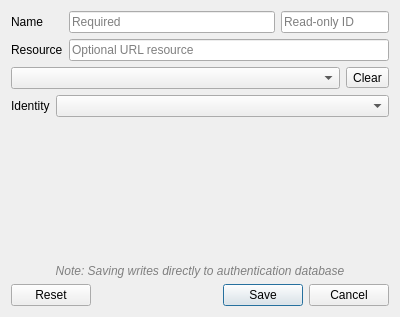
<?xml version="1.0" encoding="UTF-8"?>
<ui version="4.0">
 <class>QgsAuthConfigWidget</class>
 <widget class="QDialog" name="QgsAuthConfigWidget">
  <property name="geometry">
   <rect>
    <x>0</x>
    <y>0</y>
    <width>400</width>
    <height>317</height>
   </rect>
  </property>
  <property name="minimumSize">
   <size>
    <width>400</width>
    <height>0</height>
   </size>
  </property>
  <property name="windowTitle">
   <string>Authentication</string>
  </property>
  <layout class="QGridLayout" name="gridLayout">
   <item row="8" column="0" colspan="2">
    <widget class="QDialogButtonBox" name="buttonBox">
     <property name="standardButtons">
      <set>QDialogButtonBox::Cancel|QDialogButtonBox::Reset|QDialogButtonBox::Save</set>
     </property>
    </widget>
   </item>
   <item row="4" column="0" colspan="2">
    <layout class="QHBoxLayout" name="horizontalLayout">
     <item>
      <widget class="QComboBox" name="cmbAuthProviderType"/>
     </item>
     <item>
      <widget class="QToolButton" name="btnClear">
       <property name="text">
        <string>Clear</string>
       </property>
      </widget>
     </item>
    </layout>
   </item>
   <item row="2" column="1">
    <widget class="QLineEdit" name="leResource">
     <property name="placeholderText">
      <string>Optional URL resource</string>
     </property>
    </widget>
   </item>
   <item row="7" column="0" colspan="2">
    <widget class="QLabel" name="label">
     <property name="font">
      <font>
       <italic>true</italic>
      </font>
     </property>
     <property name="styleSheet">
      <string notr="true">color: rgb(128, 128, 128);</string>
     </property>
     <property name="text">
      <string>Note: Saving writes directly to authentication database</string>
     </property>
     <property name="alignment">
      <set>Qt::AlignCenter</set>
     </property>
    </widget>
   </item>
   <item row="1" column="1">
    <layout class="QHBoxLayout" name="horizontalLayout_5">
     <property name="spacing">
      <number>6</number>
     </property>
     <item>
      <widget class="QLineEdit" name="leName">
       <property name="placeholderText">
        <string>Required</string>
       </property>
      </widget>
     </item>
     <item>
      <widget class="QLineEdit" name="leAuthCfg">
       <property name="sizePolicy">
        <sizepolicy hsizetype="Fixed" vsizetype="Fixed">
         <horstretch>0</horstretch>
         <verstretch>0</verstretch>
        </sizepolicy>
       </property>
       <property name="minimumSize">
        <size>
         <width>80</width>
         <height>0</height>
        </size>
       </property>
       <property name="maximumSize">
        <size>
         <width>110</width>
         <height>16777215</height>
        </size>
       </property>
       <property name="readOnly">
        <bool>true</bool>
       </property>
       <property name="placeholderText">
        <string>Read-only ID</string>
       </property>
      </widget>
     </item>
    </layout>
   </item>
   <item row="2" column="0">
    <widget class="QLabel" name="label_3">
     <property name="text">
      <string>Resource</string>
     </property>
    </widget>
   </item>
   <item row="6" column="0" colspan="2">
    <widget class="QStackedWidget" name="stkwProviderType">
     <property name="currentIndex">
      <number>3</number>
     </property>
     <widget class="QWidget" name="pageBasic">
      <layout class="QGridLayout" name="gridLayout_4">
       <property name="leftMargin">
        <number>0</number>
       </property>
       <property name="topMargin">
        <number>0</number>
       </property>
       <property name="rightMargin">
        <number>0</number>
       </property>
       <property name="bottomMargin">
        <number>0</number>
       </property>
       <item row="0" column="0">
        <widget class="QLabel" name="label_5">
         <property name="text">
          <string>Username</string>
         </property>
        </widget>
       </item>
       <item row="3" column="0">
        <widget class="QLabel" name="label_6">
         <property name="text">
          <string>Realm</string>
         </property>
        </widget>
       </item>
       <item row="1" column="1">
        <layout class="QHBoxLayout" name="horizontalLayout_2">
         <property name="spacing">
          <number>6</number>
         </property>
         <item>
          <widget class="QLineEdit" name="leBasicPassword">
           <property name="text">
            <string/>
           </property>
           <property name="echoMode">
            <enum>QLineEdit::Password</enum>
           </property>
           <property name="placeholderText">
            <string>Optional</string>
           </property>
          </widget>
         </item>
         <item>
          <widget class="QCheckBox" name="chkBasicPasswordShow">
           <property name="sizePolicy">
            <sizepolicy hsizetype="Maximum" vsizetype="Fixed">
             <horstretch>0</horstretch>
             <verstretch>0</verstretch>
            </sizepolicy>
           </property>
           <property name="text">
            <string>Show</string>
           </property>
          </widget>
         </item>
        </layout>
       </item>
       <item row="1" column="0">
        <widget class="QLabel" name="label_4">
         <property name="text">
          <string>Password</string>
         </property>
        </widget>
       </item>
       <item row="0" column="1">
        <widget class="QLineEdit" name="leBasicUsername">
         <property name="placeholderText">
          <string>Required</string>
         </property>
        </widget>
       </item>
       <item row="3" column="1">
        <widget class="QLineEdit" name="leBasicRealm">
         <property name="placeholderText">
          <string>Optional</string>
         </property>
        </widget>
       </item>
       <item row="4" column="1">
        <spacer name="verticalSpacer_2">
         <property name="orientation">
          <enum>Qt::Vertical</enum>
         </property>
         <property name="sizeHint" stdset="0">
          <size>
           <width>20</width>
           <height>0</height>
          </size>
         </property>
        </spacer>
       </item>
      </layout>
     </widget>
     <widget class="QWidget" name="pagePkiPaths">
      <layout class="QGridLayout" name="gridLayout_2">
       <property name="leftMargin">
        <number>0</number>
       </property>
       <property name="topMargin">
        <number>0</number>
       </property>
       <property name="rightMargin">
        <number>0</number>
       </property>
       <property name="bottomMargin">
        <number>0</number>
       </property>
       <item row="4" column="0">
        <widget class="QLabel" name="lblPkiPathsKey">
         <property name="sizePolicy">
          <sizepolicy hsizetype="Maximum" vsizetype="Preferred">
           <horstretch>0</horstretch>
           <verstretch>0</verstretch>
          </sizepolicy>
         </property>
         <property name="text">
          <string>Key</string>
         </property>
        </widget>
       </item>
       <item row="10" column="1">
        <spacer name="verticalSpacer_3">
         <property name="orientation">
          <enum>Qt::Vertical</enum>
         </property>
         <property name="sizeHint" stdset="0">
          <size>
           <width>20</width>
           <height>0</height>
          </size>
         </property>
        </spacer>
       </item>
       <item row="3" column="0">
        <widget class="QLabel" name="lblPkiPathsCert">
         <property name="sizePolicy">
          <sizepolicy hsizetype="Maximum" vsizetype="Preferred">
           <horstretch>0</horstretch>
           <verstretch>0</verstretch>
          </sizepolicy>
         </property>
         <property name="text">
          <string>Cert</string>
         </property>
        </widget>
       </item>
       <item row="3" column="1">
        <layout class="QGridLayout" name="gridLayout_3">
         <property name="spacing">
          <number>0</number>
         </property>
         <item row="0" column="0">
          <widget class="QLineEdit" name="lePkiPathsCert">
           <property name="readOnly">
            <bool>true</bool>
           </property>
           <property name="placeholderText">
            <string>Required</string>
           </property>
          </widget>
         </item>
         <item row="0" column="1">
          <widget class="QToolButton" name="btnPkiPathsCert">
           <property name="text">
            <string>...</string>
           </property>
           <property name="popupMode">
            <enum>QToolButton::InstantPopup</enum>
           </property>
          </widget>
         </item>
         <item row="1" column="0" colspan="2">
          <widget class="QLineEdit" name="lePkiPathsMsg">
           <property name="styleSheet">
            <string notr="true">background-color: rgba(255, 255, 255, 0);</string>
           </property>
           <property name="readOnly">
            <bool>true</bool>
           </property>
          </widget>
         </item>
        </layout>
       </item>
       <item row="4" column="1">
        <layout class="QVBoxLayout" name="verticalLayout_3">
         <property name="spacing">
          <number>6</number>
         </property>
         <item>
          <layout class="QHBoxLayout" name="horizontalLayout_3">
           <property name="spacing">
            <number>0</number>
           </property>
           <item>
            <widget class="QLineEdit" name="lePkiPathsKey">
             <property name="readOnly">
              <bool>true</bool>
             </property>
             <property name="placeholderText">
              <string>Required</string>
             </property>
            </widget>
           </item>
           <item>
            <widget class="QToolButton" name="btnPkiPathsKey">
             <property name="text">
              <string>...</string>
             </property>
             <property name="popupMode">
              <enum>QToolButton::InstantPopup</enum>
             </property>
            </widget>
           </item>
          </layout>
         </item>
         <item>
          <layout class="QHBoxLayout" name="horizontalLayout_4">
           <item>
            <widget class="QLineEdit" name="lePkiPathsKeyPass">
             <property name="echoMode">
              <enum>QLineEdit::Password</enum>
             </property>
             <property name="placeholderText">
              <string>Optional passphrase</string>
             </property>
            </widget>
           </item>
           <item>
            <widget class="QCheckBox" name="chkPkiPathsPassShow">
             <property name="sizePolicy">
              <sizepolicy hsizetype="Maximum" vsizetype="Fixed">
               <horstretch>0</horstretch>
               <verstretch>0</verstretch>
              </sizepolicy>
             </property>
             <property name="text">
              <string>Show</string>
             </property>
            </widget>
           </item>
          </layout>
         </item>
        </layout>
       </item>
      </layout>
     </widget>
     <widget class="QWidget" name="pagePkiPkcs12">
      <layout class="QGridLayout" name="gridLayout_8">
       <property name="leftMargin">
        <number>0</number>
       </property>
       <property name="topMargin">
        <number>0</number>
       </property>
       <property name="rightMargin">
        <number>0</number>
       </property>
       <property name="bottomMargin">
        <number>0</number>
       </property>
       <item row="1" column="0">
        <widget class="QLabel" name="lblPkiPathsKey_2">
         <property name="sizePolicy">
          <sizepolicy hsizetype="Maximum" vsizetype="Preferred">
           <horstretch>0</horstretch>
           <verstretch>0</verstretch>
          </sizepolicy>
         </property>
         <property name="text">
          <string>Key</string>
         </property>
        </widget>
       </item>
       <item row="2" column="1">
        <spacer name="verticalSpacer">
         <property name="orientation">
          <enum>Qt::Vertical</enum>
         </property>
         <property name="sizeHint" stdset="0">
          <size>
           <width>20</width>
           <height>40</height>
          </size>
         </property>
        </spacer>
       </item>
       <item row="0" column="0">
        <widget class="QLabel" name="lblPkiPathsCert_2">
         <property name="sizePolicy">
          <sizepolicy hsizetype="Maximum" vsizetype="Preferred">
           <horstretch>0</horstretch>
           <verstretch>0</verstretch>
          </sizepolicy>
         </property>
         <property name="text">
          <string>Bundle</string>
         </property>
        </widget>
       </item>
       <item row="0" column="1">
        <layout class="QGridLayout" name="gridLayout_5">
         <property name="spacing">
          <number>0</number>
         </property>
         <item row="0" column="0">
          <widget class="QLineEdit" name="lePkiPkcs12Bundle">
           <property name="readOnly">
            <bool>true</bool>
           </property>
           <property name="placeholderText">
            <string>Required</string>
           </property>
          </widget>
         </item>
         <item row="0" column="1">
          <widget class="QToolButton" name="btnPkiPkcs12Bundle">
           <property name="text">
            <string>...</string>
           </property>
           <property name="popupMode">
            <enum>QToolButton::InstantPopup</enum>
           </property>
          </widget>
         </item>
         <item row="1" column="0" colspan="2">
          <widget class="QLineEdit" name="lePkiPkcs12Msg">
           <property name="styleSheet">
            <string notr="true">background-color: rgba(255, 255, 255, 0);</string>
           </property>
           <property name="readOnly">
            <bool>true</bool>
           </property>
          </widget>
         </item>
        </layout>
       </item>
       <item row="1" column="1">
        <layout class="QVBoxLayout" name="verticalLayout_4">
         <property name="spacing">
          <number>6</number>
         </property>
         <item>
          <layout class="QHBoxLayout" name="horizontalLayout_6">
           <item>
            <widget class="QLineEdit" name="lePkiPkcs12KeyPass">
             <property name="echoMode">
              <enum>QLineEdit::Password</enum>
             </property>
             <property name="placeholderText">
              <string>Optional passphrase</string>
             </property>
            </widget>
           </item>
           <item>
            <widget class="QCheckBox" name="chkPkiPkcs12PassShow">
             <property name="sizePolicy">
              <sizepolicy hsizetype="Maximum" vsizetype="Fixed">
               <horstretch>0</horstretch>
               <verstretch>0</verstretch>
              </sizepolicy>
             </property>
             <property name="text">
              <string>Show</string>
             </property>
            </widget>
           </item>
          </layout>
         </item>
        </layout>
       </item>
      </layout>
      <zorder>lblPkiPathsCert_2</zorder>
      <zorder>lblPkiPathsKey_2</zorder>
     </widget>
     <widget class="QWidget" name="pageIdentityCert">
      <layout class="QGridLayout" name="gridLayout_6">
       <property name="leftMargin">
        <number>0</number>
       </property>
       <property name="topMargin">
        <number>0</number>
       </property>
       <property name="rightMargin">
        <number>0</number>
       </property>
       <property name="bottomMargin">
        <number>0</number>
       </property>
       <item row="0" column="1">
        <widget class="QComboBox" name="cmbIdentityCert"/>
       </item>
       <item row="0" column="0">
        <widget class="QLabel" name="lblIdentityCert">
         <property name="sizePolicy">
          <sizepolicy hsizetype="Maximum" vsizetype="Preferred">
           <horstretch>0</horstretch>
           <verstretch>0</verstretch>
          </sizepolicy>
         </property>
         <property name="text">
          <string>Identity</string>
         </property>
        </widget>
       </item>
       <item row="1" column="1">
        <spacer name="verticalSpacer_5">
         <property name="orientation">
          <enum>Qt::Vertical</enum>
         </property>
         <property name="sizeHint" stdset="0">
          <size>
           <width>20</width>
           <height>1</height>
          </size>
         </property>
        </spacer>
       </item>
      </layout>
     </widget>
    </widget>
   </item>
   <item row="1" column="0">
    <widget class="QLabel" name="label_2">
     <property name="text">
      <string>Name</string>
     </property>
    </widget>
   </item>
  </layout>
 </widget>
 <tabstops>
  <tabstop>leResource</tabstop>
  <tabstop>cmbAuthProviderType</tabstop>
  <tabstop>leBasicUsername</tabstop>
  <tabstop>leBasicPassword</tabstop>
  <tabstop>chkBasicPasswordShow</tabstop>
  <tabstop>leBasicRealm</tabstop>
  <tabstop>btnPkiPathsCert</tabstop>
  <tabstop>btnPkiPathsKey</tabstop>
  <tabstop>lePkiPathsKeyPass</tabstop>
  <tabstop>chkPkiPathsPassShow</tabstop>
  <tabstop>lePkiPathsCert</tabstop>
  <tabstop>lePkiPathsKey</tabstop>
  <tabstop>btnClear</tabstop>
  <tabstop>lePkiPathsMsg</tabstop>
 </tabstops>
 <resources/>
 <connections/>
</ui>
